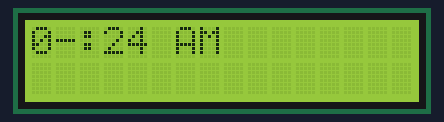
Simulated run of this sketch. Board: ESP32. Parts: 16×2 character LCD. WiFi joins after 1.5 s; servers stay silent unless stated; the local clock reads 2024-03-15 10:24:30 at power-on unless the sketch sets it; what the sketch prints to the serial monitor is not drawn.

Above: at 1.6 s.
At 30.9 s:
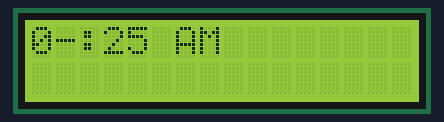
At 90.6 s:
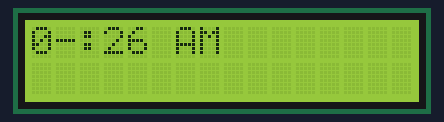

Measured:
- what the display in image 0 shows lasts 29.3 s, from 1.6 s to 30.9 s
- what the display in image 1 shows lasts 59.6 s, from 30.9 s to 90.5 s

The sketch:

NTP_Time_Display_am_pm.ino
```cpp
#include <Wire.h>
#include <LiquidCrystal_I2C.h>
LiquidCrystal_I2C lcd(0x3F, 16, 2);

#include <WiFi.h>
#include "time.h"
const char* ssid       = "speechbee";
const char* password   = "speechbee";

const char* ntpServer = "pool.ntp.org";
const long  gmtOffset_sec = 3600 * 5.5;
const int   daylightOffset_sec = 0;

int Hour;


/////////////////////////////////////////////////////////////////////////////////////////////////////
////////////////////////////                   Void Setup                  //////////////////////////
/////////////////////////////////////////////////////////////////////////////////////////////////////

void setup() {
  ////// Setting the basic display //////
  Serial.begin(9600);
  lcd.begin();
  lcd.backlight();

  ////// Setting up the wifi connection fpt NTP //////
  Serial.printf("Connecting to %s ", ssid);
  WiFi.begin(ssid, password);
  while (WiFi.status() != WL_CONNECTED) {
    delay(500);
    Serial.print(".");
  }
  Serial.println(" CONNECTED");

  //init and get the time
  configTime(gmtOffset_sec, daylightOffset_sec, ntpServer);
  printLocalTime();

  //disconnect WiFi as it's no longer needed
  WiFi.disconnect(true);
  WiFi.mode(WIFI_OFF);
}

/////////////////////////////////////////////////////////////////////////////////////////////////////
////////////////////////////                   Void Loop                   //////////////////////////
/////////////////////////////////////////////////////////////////////////////////////////////////////

void loop() {
  delay(1000);
  //lcd.clear();
  printLocalTime();

}

/////////////////////////////////////////////////////////////////////////////////////////////////////
////////////////////////////// Function for Printing Time on the display ////////////////////////////
/////////////////////////////////////////////////////////////////////////////////////////////////////

void printLocalTime()
{
  struct tm timeinfo;
  if (!getLocalTime(&timeinfo)) {
    Serial.println("Failed to obtain time");
    return;
  }

  Serial.println(&timeinfo, "%H:%M");
  //lcd.setCursor(6, 0);
  //lcd.print(&timeinfo, "%H:%M");

  Hour = timeinfo.tm_hour;

  if (Hour >= 12) {

    if ((Hour - 12) <= 9){
      lcd.setCursor(0, 0);
      lcd.print("0");
      lcd.setCursor(1, 0);
      lcd.print(Hour-12);
    }
    else{
      lcd.setCursor(0, 0);
      lcd.print(Hour-12);
    }
    lcd.setCursor(2, 0);
    lcd.print(&timeinfo, ":%M");
    lcd.setCursor(6, 0);
    lcd.print("PM");
  }

  else {
    if ((Hour - 12) <= 9){
      lcd.setCursor(0, 0);
      lcd.print("0");
      lcd.setCursor(1, 0);
      lcd.print(Hour-12);
    }
    else{
      lcd.setCursor(0, 0);
      lcd.print(Hour-12);
    }
    lcd.setCursor(2, 0);
    lcd.print(&timeinfo, ":%M");
    lcd.setCursor(6, 0);
    lcd.print("AM");
    }
}
```
